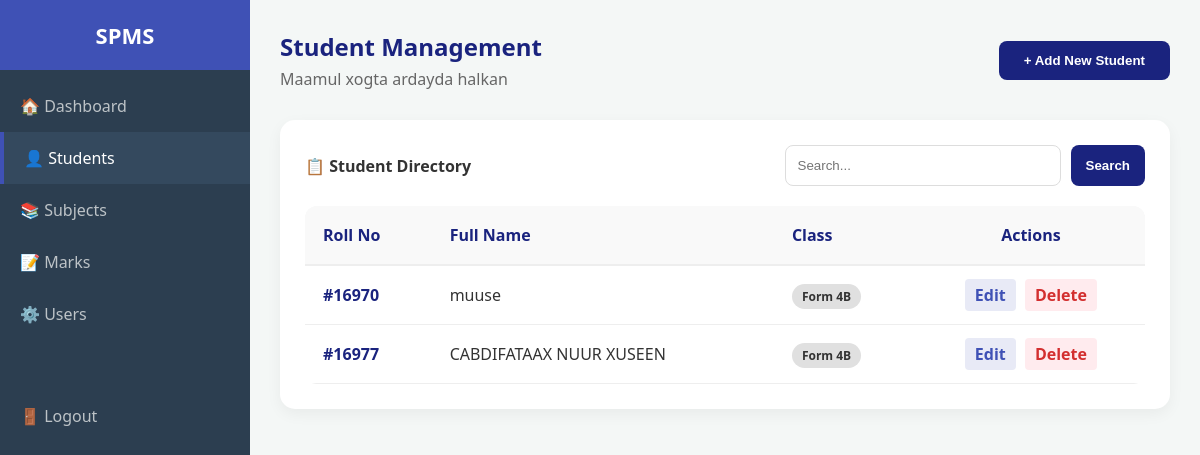
The page /admin_dashboard/student.php on the database as committed earlier.
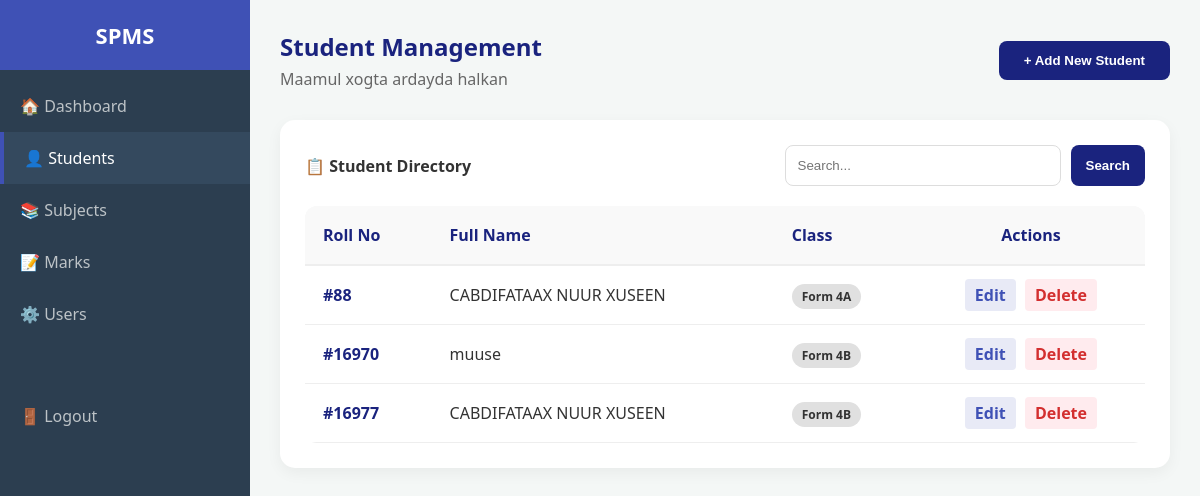
The same page on the database as committed later.
### tables this page shows
CREATE TABLE `students` (
  `id` int(11) NOT NULL,
  `student_id` varchar(50) NOT NULL,
  `name` varchar(100) NOT NULL,
  `class` varchar(50) NOT NULL,
  `created_at` timestamp NOT NULL DEFAULT current_timestamp()
);

### admin_dashboard/student.php (the view, shortened to what this page needs)
<?php
include('conn.php');
$search = "";
if (isset($_GET['search'])) {
    $search = mysqli_real_escape_string($conn, $_GET['search']);
    $query = "SELECT * FROM students WHERE name LIKE '%$search%' OR student_id LIKE '%$search%' ORDER BY id DESC";
} else {
    $query = "SELECT * FROM students ORDER BY id DESC";
}
$result = mysqli_query($conn, $query);
?>
<!DOCTYPE html>
<html lang="en">
<head>
    <link rel="stylesheet" href="style.css">
</head>
<body>
    <div class="app">
        <aside class="sidebar">
            <div class="brand">SPMS</div>
            <nav class="side-nav">
                <a class="nav-item" href="admin_dashboard.php">🏠 Dashboard</a>
                <a class="nav-item active" href="students.php">👤 Students</a>
                <a class="nav-item" href="subject.php">📚 Subjects</a>
                <a class="nav-item" href="marks.php">📝 Marks</a>
                <a class="nav-item" href="user.php">⚙️ Users</a>
                <a class="nav-item" href="#" style="margin-top: 50px;">🚪 Logout</a>
            </nav>
        </aside>
        <main class="main">
            <div class="content">
                <div style="display: flex; justify-content: space-between; align-items: center; margin-bottom: 30px;">
                    <div>
                        <h2 style="color: var(--primary-color); margin: 0;">Student Management</h2>
                        <p style="color: #666; margin: 5px 0 0 0;">Maamul xogta ardayda halkan</p>
                    </div>
                    <button class="btn-add-new" onclick="openModal()">+ Add New Student</button>
                </div>
                <div class="card">
                    <div style="display: flex; justify-content: space-between; align-items: center; margin-bottom: 20px;">
                        <h4 style="margin: 0;">📋 Student Directory</h4>
                        <form method="GET" style="display: flex; gap: 10px;">
                            <input type="text" name="search" class="search-input" placeholder="Search..." value="<?php echo htmlspecialchars($search); ?>">
                            <button type="submit" class="btn-add-new" style="padding: 10px 15px;">Search</button>
                        </form>
                    </div>
                    <table class="student-table">
                        <thead>
                            <tr>
                                <th>Roll No</th>
                                <th>Full Name</th>
                                <th>Class</th>
                                <th style="text-align: center;">Actions</th>
                            </tr>
                        </thead>
                        <tbody>
                            <?php
                            if (mysqli_num_rows($result) > 0) {
                                while($row = mysqli_fetch_assoc($result)) {
                                    echo "<tr>
                                            <td style='font-weight: bold; color: #1a237e;'>#{$row['student_id']}</td>
                                            <td>{$row['name']}</td>
                                            <td><span class='badge-class'>{$row['class']}</span></td>
                                            <td style='text-align: center;'>
                                                <a href='edit_student.php?id={$row['id']}' class='edit-link'>Edit</a>
                                                <a href='delete_student.php?id={$row['id']}' class='del-link' onclick='return confirm(\"Ma hubtaa?\")'>Delete</a>
                                            </td>
                                          </tr>";
                                }
                            } else {
                                echo "<tr><td colspan='4' style='text-align:center; padding: 40px;'>Xog lama helin.</td></tr>";
                            }
                            ?>
                        </tbody>
                    </table>
                </div>
            </div>
        </main>
    </div>
</body>
</html>

### admin_dashboard/style.css (style rules this page uses)
:root { --sidebar-bg: #2c3e50; --topbar-bg: #3f51b5; --bg-light: #f4f7f6; --white: #ffffff; --text-color: #333; }
body { margin: 0; font-family: 'Segoe UI', Tahoma, Geneva, Verdana, sans-serif; background-color: var(--bg-light); color: var(--text-color); }
.app { display: flex; min-height: 100vh; }
.sidebar { width: 250px; background-color: var(--sidebar-bg); color: white; display: flex; flex-direction: column; }
.brand { padding: 20px; background-color: var(--topbar-bg); font-size: 22px; font-weight: bold; text-align: center; }
.side-nav { padding: 10px 0; }
.nav-item { display: flex; align-items: center; gap: 10px; padding: 15px 20px; color: #bdc3c7; text-decoration: none; transition: 0.3s; }
.nav-item:hover, .nav-item.active { background-color: #34495e; color: white; border-left: 4px solid var(--topbar-bg); }
.main { flex: 1; display: flex; flex-direction: column; }
.content { padding: 30px; }
table { width: 100%; border-collapse: collapse; margin-top: 20px; }
th, td { padding: 12px; text-align: left; border-bottom: 1px solid #eee; }
th { background-color: #f9f9f9; font-weight: bold; }

### admin_dashboard/student.php (style rules this page uses)
:root { --primary-color: #1a237e; --secondary-color: #3f51b5; --success-color: #2e7d32; --bg-body: #f4f7f6; --text-dark: #333; }
body { background-color: var(--bg-body); font-family: 'Segoe UI', Tahoma, Geneva, Verdana, sans-serif; margin: 0; }
.student-table { width: 100%; border-collapse: collapse; background: white; border-radius: 12px; overflow: hidden; }
.student-table thead tr { background-color: #f8f9fa; color: var(--primary-color); border-bottom: 2px solid #eee; }
.student-table th, .student-table td { padding: 18px; text-align: left; border-bottom: 1px solid #eee; }
.btn-add-new { background: var(--primary-color); color: white; padding: 12px 25px; border: none; border-radius: 8px; cursor: pointer; font-weight: 600; transition: 0.3s; }
.card { background: white; padding: 25px; border-radius: 15px; box-shadow: 0 5px 15px rgba(0,0,0,0.05); }
.search-input { padding: 12px; border: 1px solid #ddd; border-radius: 8px; width: 250px; }
.edit-link { color: #3f51b5; text-decoration: none; font-weight: 600; padding: 5px 10px; border-radius: 4px; background: #e8eaf6; }
.del-link { color: #d32f2f; text-decoration: none; font-weight: 600; padding: 5px 10px; border-radius: 4px; background: #ffebee; margin-left: 5px; }
.badge-class { background: #e0e0e0; padding: 4px 10px; border-radius: 20px; font-size: 12px; font-weight: bold; }

Rows that differ between the two databases and show on the page:
added students: student "88", name "CABDIFATAAX NUUR XUSEEN", class "Form 4A"
